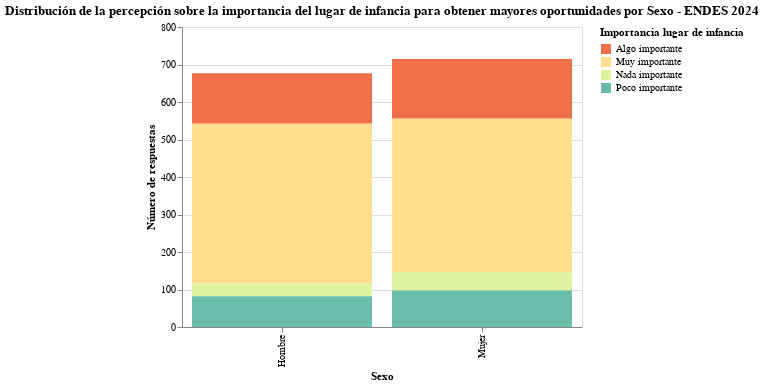

The notebook cell this image was saved under:
### Code cell
chart3 = alt.Chart(end24_filtrado).mark_bar().encode(
    x=alt.X("SEXO:N", title="Sexo"),  
    y=alt.Y("count()", title="Número de respuestas"),  
    color=alt.Color("Percepcion_lugar_infancia", title="Importancia lugar de infancia", 
                    scale=alt.Scale(scheme="spectral"),
                    sort="ascending")).properties(
    title="Distribución de la percepción sobre la importancia del lugar de infancia para obtener mayores oportunidades por Sexo - ENDES 2024", width=400)
chart3

### Figure 1 — Vega-Lite specification as saved in the notebook (floating-point values rounded to 4 significant figures; data arrays with more than 128 entries replaced by an {"elided": "..."} marker saying what was removed)
{"config": {"view": {"continuousWidth": 300, "continuousHeight": 300}}, "data": {"name": "data-1ee6571136ad3f25ccd3856687129313"}, "mark": {"type": "bar"}, "encoding": {"color": {"field": "Percepcion_lugar_infancia", "scale": {"scheme": "spectral"}, "sort": "ascending", "title": "Importancia lugar de infancia", "type": "nominal"}, "x": {"field": "SEXO", "title": "Sexo", "type": "nominal"}, "y": {"aggregate": "count", "title": "Número de respuestas", "type": "quantitative"}}, "title": "Distribución de la percepción sobre la importancia del lugar de infancia para obtener mayores oportunidades por Sexo - ENDES 2024", "width": 400, "$schema": "https://vega.github.io/schema/vega-lite/v5.20.1.json", "datasets": {"data-1ee6571136ad3f25ccd3856687129313": {"elided": "1392 records"}}}
